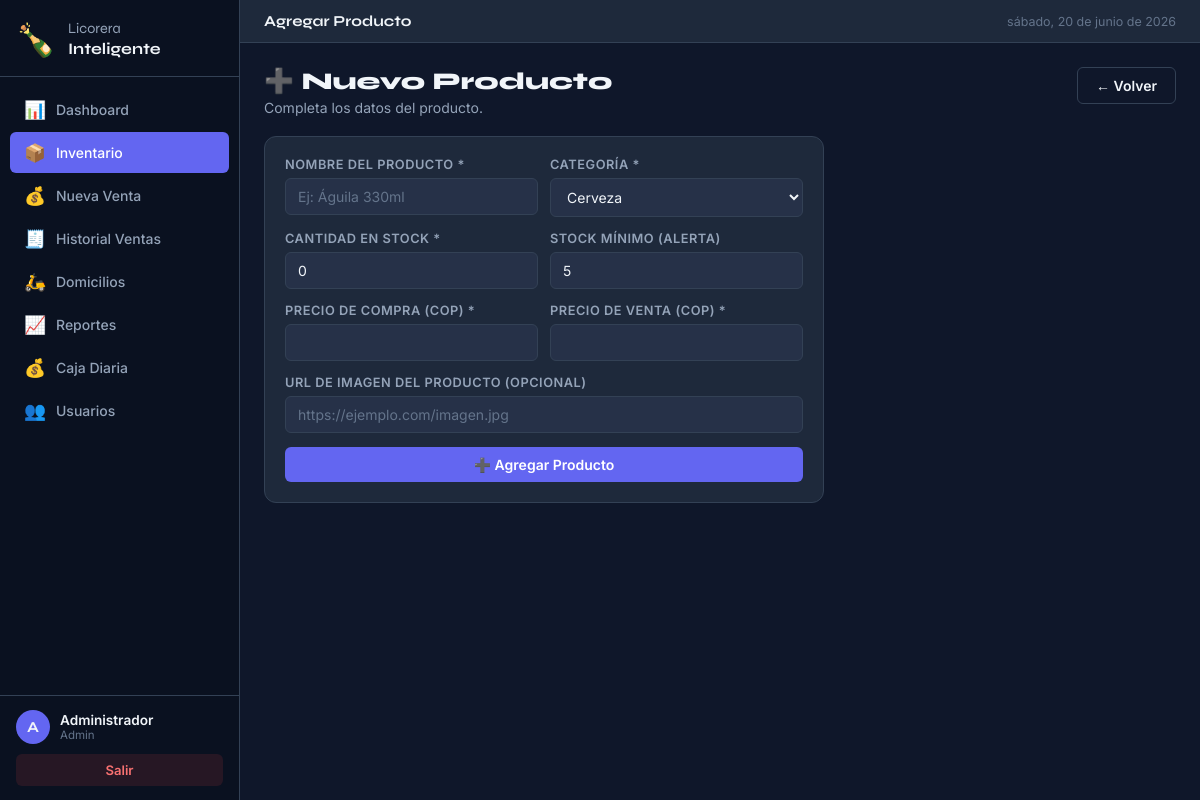
/inventory/add (signed in), run on the app's committed database.
### models/user.py (models this page shows, shortened)
class User(UserMixin, db.Model):
    __tablename__ = 'users'
    id         = db.Column(db.Integer, primary_key=True)
    username   = db.Column(db.String(50), unique=True, nullable=False)
    full_name  = db.Column(db.String(100), nullable=False)
    password_hash = db.Column(db.String(256), nullable=False)
    role       = db.Column(db.String(20), default='empleado')  # 'admin' o 'empleado'
    created_at = db.Column(db.DateTime, default=datetime.utcnow)
    is_active  = db.Column(db.Boolean, default=True)
    def is_admin(self):
        return self.role == 'admin'

### routes/inventory.py (the view, shortened to what this page needs)
@inventory_bp.route('/add', methods=['GET', 'POST'])
@login_required
@admin_required
def add():
    return render_template('inventory/form.html', product=None, categories=CATEGORIES)

### app.py (called while the page is built)
@login_manager.user_loader
def load_user(user_id):
    return User.query.get(int(user_id))

### routes/auth.py (called while the page is built)
def admin_required(f):
    @wraps(f)
    def decorated_function(*args, **kwargs):
        if not current_user.is_authenticated or not current_user.is_admin():
            flash('Acceso denegado. Solo administradores.', 'danger')
            return redirect(url_for('dashboard.index'))
        return f(*args, **kwargs)
    return decorated_function

### templates/inventory/form.html (shortened to what this page needs)
{% extends 'base.html' %}
{% block page_title %}{{ 'Editar' if product else 'Agregar' }} Producto{% endblock %}
{% block content %}
<div class="page-header">
  <div>
    <h2 class="page-title">{{ '✏️ Editar Producto' if product else '➕ Nuevo Producto' }}</h2>
    <p class="page-sub">{{ product.name if product else 'Completa los datos del producto.' }}</p>
  </div>
  <a href="{{ url_for('inventory.index') }}" class="btn btn-outline">← Volver</a>
</div>
<div class="card" style="max-width:560px">
  <form method="POST" id="product-form">
    <div class="form-row">
      <div class="form-group">
        <label class="form-label">Nombre del Producto *</label>
        <input class="form-input" type="text" name="name" required
               value="{{ product.name if product else '' }}"
               placeholder="Ej: Águila 330ml"/>
      </div>
      <div class="form-group">
        <label class="form-label">Categoría *</label>
        <select class="form-input" name="category" required>
          {% for cat in categories %}
          <option value="{{ cat }}" {{ 'selected' if product and product.category == cat }}>{{ cat }}</option>
          {% endfor %}
        </select>
      </div>
    </div>
    <div class="form-row">
      <div class="form-group">
        <label class="form-label">Cantidad en Stock *</label>
        <input class="form-input" type="number" name="quantity" min="0" required
               value="{{ product.quantity if product else 0 }}"/>
      </div>
      <div class="form-group">
        <label class="form-label">Stock Mínimo (alerta)</label>
        <input class="form-input" type="number" name="min_stock" min="0"
               value="{{ product.min_stock if product else 5 }}"/>
      </div>
    </div>
    <div class="form-row">
      <div class="form-group">
        <label class="form-label">Precio de Compra (COP) *</label>
        <input class="form-input" type="number" name="purchase_price" min="0" step="50" required
               value="{{ product.purchase_price|int if product else '' }}"
               oninput="calcMargin()" id="purchase_price"/>
      </div>
      <div class="form-group">
        <label class="form-label">Precio de Venta (COP) *</label>
        <input class="form-input" type="number" name="sale_price" min="0" step="50" required
               value="{{ product.sale_price|int if product else '' }}"
               oninput="calcMargin()" id="sale_price"/>
      </div>
    </div>
    <div class="form-group">
  <label class="form-label">URL de imagen del producto (opcional)</label>
  <input class="form-input" type="url" name="image_url"
         value="{{ product.image_url if product else '' }}"
         placeholder="https://ejemplo.com/imagen.jpg"
         oninput="previewImage(this.value)"/>
</div>
    <button class="btn btn-primary btn-block" type="submit">
      {{ '💾 Guardar Cambios' if product else '➕ Agregar Producto' }}
    </button>
  </form>
</div>
{% endblock %}

### templates/base.html (shortened to what this page needs)
<!DOCTYPE html>
<html lang="es">
<head>
  <link rel="stylesheet" href="{{ url_for('static', filename='css/style.css') }}"/>
</head>
<body>
<aside class="sidebar" id="sidebar">
  <div class="sidebar-brand">
    <span class="brand-icon">🍾</span>
    <span class="brand-text">Licorera<br><strong>Inteligente</strong></span>
  </div>
  <nav class="sidebar-nav">
    <a href="{{ url_for('dashboard.index') }}" class="nav-item {% if request.blueprint == 'dashboard' %}active{% endif %}">
      <span class="nav-icon">📊</span><span class="nav-label">Dashboard</span>
    </a>
    <a href="{{ url_for('inventory.index') }}" class="nav-item {% if request.blueprint == 'inventory' %}active{% endif %}">
      <span class="nav-icon">📦</span><span class="nav-label">Inventario</span>
    </a>
    <a href="{{ url_for('sales.new') }}" class="nav-item {% if request.blueprint == 'sales' and request.endpoint == 'sales.new' %}active{% endif %}">
      <span class="nav-icon">💰</span><span class="nav-label">Nueva Venta</span>
    </a>
    <a href="{{ url_for('sales.index') }}" class="nav-item {% if request.blueprint == 'sales' and request.endpoint == 'sales.index' %}active{% endif %}">
      <span class="nav-icon">🧾</span><span class="nav-label">Historial Ventas</span>
    </a>
    <a href="{{ url_for('deliveries.index') }}" class="nav-item {% if request.blueprint == 'deliveries' %}active{% endif %}">
      <span class="nav-icon">🛵</span><span class="nav-label">Domicilios</span>
    </a>
    <a href="{{ url_for('reports.index') }}" class="nav-item {% if request.blueprint == 'reports' %}active{% endif %}">
      <span class="nav-icon">📈</span><span class="nav-label">Reportes</span>
    </a>
    <a href="{{ url_for('cashregister.index') }}" class="nav-item {% if request.blueprint == 'cashregister' %}active{% endif %}">
      <span class="nav-icon">💰</span><span class="nav-label">Caja Diaria</span>
    </a>
    {% if current_user.is_admin() %}
    <a href="{{ url_for('auth.users') }}" class="nav-item {% if request.blueprint == 'auth' and request.endpoint != 'auth.login' %}active{% endif %}">
      <span class="nav-icon">👥</span><span class="nav-label">Usuarios</span>
    </a>
    {% endif %}
  </nav>
  <div class="sidebar-footer">
    <div class="user-info">
      <div class="user-avatar">{{ current_user.full_name[0] }}</div>
      <div>
        <div class="user-name">{{ current_user.full_name }}</div>
        <div class="user-role">{{ current_user.role|capitalize }}</div>
      </div>
    </div>
    <a href="{{ url_for('auth.logout') }}" class="logout-btn">Salir</a>
  </div>
</aside>
<main class="main-content">
  <div class="topbar">
    <span class="topbar-title">{% block page_title %}{% endblock %}</span>
    <span class="topbar-date" id="current-date"></span>
  </div>
  <div class="page-content">
    {% block content %}{% endblock %}
  </div>
</main>
</body>
</html>

### data on the page
User: full_name "A", full_name "Administrador", role "Admin"

### other printed values
{{ 'Editar' if product else 'Agregar' }} "Agregar"
{{ '✏️ Editar Producto' if product else '➕ Nuevo Producto' }} "➕ Nuevo Producto"
{{ product.name if product else 'Completa los datos del producto.' }} "Completa los datos del producto."
{{ '💾 Guardar Cambios' if product else '➕ Agregar Producto' }} "➕ Agregar Producto"
form field category "Cerveza"
